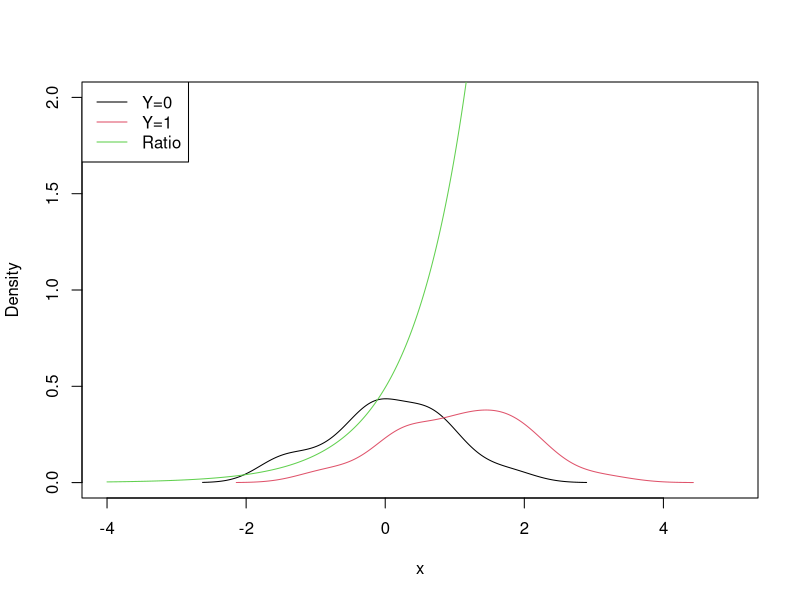

Recreate this plot in R. (Note: this script raises an error after producing the figure.)

n0 <- 20
n1 <- 40
rho_n <- n1 / n0
x0 <- rnorm(n=n0)
x1 <- rnorm(1, n=n1)
x <- c(x0, x1)
y0 <- rep(0, n0)
y1 <- rep(1, n1)
y <- c(y0, y1)

mod <- glm(y ~ x, family=binomial())
mod_coef <- mod$coefficients

dr_loglike <- function(theta) {
  alpha <- theta[1]
  beta <- theta[2]
  sum1 <- sum(alpha + x1 * beta)
  sum2 <- sum(log(1 + rho_n * exp(alpha + x*beta)))
  -(sum1 - sum2)
}

optim_result <- optim(c(0, 0), dr_loglike, method="BFGS")
dr_coef <- optim_result$par
dr_coef
dr_coef[1] + log(rho_n)
mod_coef

# Run glm and then add log(n1 / n0) to intercept

x_min <- -4
x_max <- 5
x_values <- seq(x_min, x_max, 0.01)
dr_ratios <- exp(dr_coef[1] + x_values * dr_coef[2])
plot(NULL, type="n", xlim=c(x_min, x_max), ylim=c(0, 2),
     xlab="x", ylab="Density")
lines(density(x0), col=1)
lines(density(x1), col=2)
lines(x_values, dr_ratios, col=3)
legend("topleft", legend=c("Y=0", "Y=1", "Ratio"), col=1:3, lty=1)


##### Now do this with sim data
data <- generate_data(t_max=20, dof=10, n_internal=100, n_external=100, ar_param=0.5)
n0 <- sum(data$is_external)
n1 <- sum(data$is_internal)
rho_n <- n1 / n0

mod <- glm(is_internal ~ x2,
           family=binomial(), data=data)
X_all <- model.matrix(mod)
X <- as.matrix(X_all[,-1])
X0 <- as.matrix(X[data$is_external,])
X1 <- as.matrix(X[data$is_internal,])
mod_coef <- mod$coefficients
mod_coef[1] <- mod_coef[1] - log(rho_n)

dr_loglike <- function(theta) {
  alpha <- theta[1]
  beta <- theta[-1]
  sum1 <- sum(alpha + c(X1 %*% beta))
  sum2 <- sum(log(1 + rho_n * exp(X_all %*% theta)))
  -(sum1 - sum2)
}

p <- ncol(X_all)
optim_result <- optim(rep(0, p), dr_loglike, method="BFGS")
dr_coef <- optim_result$par
dr_coef - mod_coef
data$raw_tilt_ratios <- c(exp(X_all %*% mod_coef))

# This is wrong now
for (j in seq(p-1)) {
  x_j <- X[,j]
  x_min <- min(x_j)
  x_max <- max(x_j)
  x_values <- seq(x_min, x_max, 0.1)
  dr_ratios <- exp(mod_coef[1] + x_values * mod_coef[1+j])
  plot(NULL, type="n", xlim=c(x_min, x_max), ylim=c(0, 3),
       xlab="x", ylab="Density")
  density0 <- density(x0, from=x_min, to=x_max)
  density1 <- density(x1, from=x_min, to=x_max)
  lines(density0, col=1)
  lines(density1, col=2)
  points(x_j, data$raw_tilt_ratios, col=3)
  lines(density0$x, density1$y / density0$y)
  legend("topleft", legend=c("Y=0", "Y=1", "Ratio"), col=1:3, lty=1)
}

plot(data$x1[data$is_internal], data$x2[data$is_internal])
points(data$x1[data$is_external], data$x2[data$is_external], col=2)
boxplot(data$raw_tilt_ratios[data$is_internal])
boxplot(data$raw_tilt_ratios[data$is_external])
hist(data$raw_tilt_ratios)
mean(data$raw_tilt_ratios[data$is_internal])
mean(data$raw_tilt_ratios[data$is_external])
